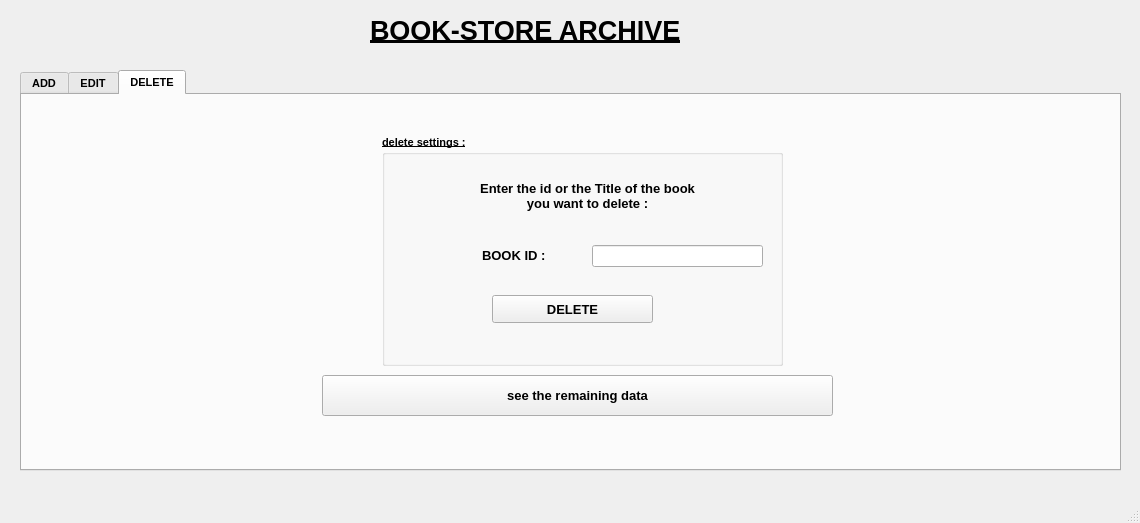
<?xml version="1.0" encoding="UTF-8"?>
<ui version="4.0">
 <class>gestion</class>
 <widget class="QMainWindow" name="gestion">
  <property name="geometry">
   <rect>
    <x>0</x>
    <y>0</y>
    <width>1140</width>
    <height>523</height>
   </rect>
  </property>
  <property name="font">
   <font>
    <pointsize>8</pointsize>
    <weight>75</weight>
    <italic>false</italic>
    <bold>true</bold>
    <underline>false</underline>
    <strikeout>false</strikeout>
   </font>
  </property>
  <property name="mouseTracking">
   <bool>false</bool>
  </property>
  <property name="windowTitle">
   <string>MainWindow</string>
  </property>
  <widget class="QWidget" name="centralwidget">
   <widget class="QLabel" name="label">
    <property name="geometry">
     <rect>
      <x>370</x>
      <y>10</y>
      <width>411</width>
      <height>41</height>
     </rect>
    </property>
    <property name="font">
     <font>
      <pointsize>20</pointsize>
      <weight>75</weight>
      <italic>false</italic>
      <bold>true</bold>
      <underline>true</underline>
      <strikeout>false</strikeout>
     </font>
    </property>
    <property name="text">
     <string>BOOK-STORE ARCHIVE</string>
    </property>
   </widget>
   <widget class="QTabWidget" name="tabWidget">
    <property name="geometry">
     <rect>
      <x>20</x>
      <y>70</y>
      <width>1101</width>
      <height>401</height>
     </rect>
    </property>
    <property name="font">
     <font>
      <pointsize>8</pointsize>
      <weight>75</weight>
      <italic>false</italic>
      <bold>true</bold>
      <underline>false</underline>
      <strikeout>false</strikeout>
     </font>
    </property>
    <property name="currentIndex">
     <number>2</number>
    </property>
    <property name="iconSize">
     <size>
      <width>16</width>
      <height>16</height>
     </size>
    </property>
    <widget class="QWidget" name="tab_3">
     <attribute name="title">
      <string>ADD</string>
     </attribute>
     <widget class="QGroupBox" name="groupBox_2">
      <property name="geometry">
       <rect>
        <x>20</x>
        <y>20</y>
        <width>1051</width>
        <height>331</height>
       </rect>
      </property>
      <property name="font">
       <font>
        <pointsize>8</pointsize>
        <weight>75</weight>
        <italic>false</italic>
        <bold>true</bold>
        <underline>true</underline>
        <strikeout>false</strikeout>
       </font>
      </property>
      <property name="title">
       <string>Add items menu :</string>
      </property>
      <widget class="QLabel" name="label_4">
       <property name="geometry">
        <rect>
         <x>20</x>
         <y>40</y>
         <width>55</width>
         <height>21</height>
        </rect>
       </property>
       <property name="font">
        <font>
         <pointsize>10</pointsize>
         <italic>false</italic>
         <underline>false</underline>
        </font>
       </property>
       <property name="text">
        <string>Title :</string>
       </property>
      </widget>
      <widget class="QLineEdit" name="lineEdit_title">
       <property name="geometry">
        <rect>
         <x>20</x>
         <y>70</y>
         <width>261</width>
         <height>22</height>
        </rect>
       </property>
       <property name="font">
        <font>
         <pointsize>8</pointsize>
         <weight>75</weight>
         <italic>false</italic>
         <bold>true</bold>
         <underline>false</underline>
         <strikeout>false</strikeout>
        </font>
       </property>
      </widget>
      <widget class="QLabel" name="label_5">
       <property name="geometry">
        <rect>
         <x>20</x>
         <y>110</y>
         <width>81</width>
         <height>21</height>
        </rect>
       </property>
       <property name="font">
        <font>
         <pointsize>10</pointsize>
         <italic>false</italic>
         <underline>false</underline>
        </font>
       </property>
       <property name="text">
        <string>Author : </string>
       </property>
      </widget>
      <widget class="QLineEdit" name="lineEdit_author">
       <property name="geometry">
        <rect>
         <x>20</x>
         <y>140</y>
         <width>261</width>
         <height>22</height>
        </rect>
       </property>
       <property name="font">
        <font>
         <pointsize>8</pointsize>
         <weight>75</weight>
         <italic>false</italic>
         <bold>true</bold>
         <underline>false</underline>
         <strikeout>false</strikeout>
        </font>
       </property>
      </widget>
      <widget class="QLabel" name="label_6">
       <property name="geometry">
        <rect>
         <x>20</x>
         <y>180</y>
         <width>101</width>
         <height>21</height>
        </rect>
       </property>
       <property name="font">
        <font>
         <pointsize>10</pointsize>
         <italic>false</italic>
         <underline>false</underline>
        </font>
       </property>
       <property name="text">
        <string>Language :</string>
       </property>
      </widget>
      <widget class="QLineEdit" name="lineEdit_languge">
       <property name="geometry">
        <rect>
         <x>20</x>
         <y>210</y>
         <width>261</width>
         <height>22</height>
        </rect>
       </property>
       <property name="font">
        <font>
         <pointsize>8</pointsize>
         <weight>75</weight>
         <italic>false</italic>
         <bold>true</bold>
         <underline>false</underline>
         <strikeout>false</strikeout>
        </font>
       </property>
      </widget>
      <widget class="QLabel" name="label_7">
       <property name="geometry">
        <rect>
         <x>20</x>
         <y>250</y>
         <width>81</width>
         <height>21</height>
        </rect>
       </property>
       <property name="font">
        <font>
         <pointsize>10</pointsize>
         <italic>false</italic>
         <underline>false</underline>
        </font>
       </property>
       <property name="text">
        <string>Edition :</string>
       </property>
      </widget>
      <widget class="QLineEdit" name="lineEdit_edition">
       <property name="geometry">
        <rect>
         <x>20</x>
         <y>280</y>
         <width>261</width>
         <height>22</height>
        </rect>
       </property>
       <property name="font">
        <font>
         <pointsize>8</pointsize>
         <weight>75</weight>
         <italic>false</italic>
         <bold>true</bold>
         <underline>false</underline>
         <strikeout>false</strikeout>
        </font>
       </property>
      </widget>
      <widget class="Line" name="line">
       <property name="geometry">
        <rect>
         <x>310</x>
         <y>40</y>
         <width>41</width>
         <height>271</height>
        </rect>
       </property>
       <property name="font">
        <font>
         <pointsize>10</pointsize>
         <italic>false</italic>
         <underline>true</underline>
        </font>
       </property>
       <property name="frameShadow">
        <enum>QFrame::Plain</enum>
       </property>
       <property name="lineWidth">
        <number>2</number>
       </property>
       <property name="orientation">
        <enum>Qt::Vertical</enum>
       </property>
      </widget>
      <widget class="QLabel" name="label_8">
       <property name="geometry">
        <rect>
         <x>380</x>
         <y>40</y>
         <width>71</width>
         <height>21</height>
        </rect>
       </property>
       <property name="font">
        <font>
         <pointsize>10</pointsize>
         <italic>false</italic>
         <underline>false</underline>
        </font>
       </property>
       <property name="text">
        <string>Genre :</string>
       </property>
      </widget>
      <widget class="QLineEdit" name="lineEdit_genre">
       <property name="geometry">
        <rect>
         <x>380</x>
         <y>70</y>
         <width>651</width>
         <height>22</height>
        </rect>
       </property>
       <property name="font">
        <font>
         <pointsize>8</pointsize>
         <weight>75</weight>
         <italic>false</italic>
         <bold>true</bold>
         <underline>false</underline>
         <strikeout>false</strikeout>
        </font>
       </property>
      </widget>
      <widget class="QLabel" name="label_9">
       <property name="geometry">
        <rect>
         <x>380</x>
         <y>110</y>
         <width>171</width>
         <height>21</height>
        </rect>
       </property>
       <property name="font">
        <font>
         <pointsize>10</pointsize>
         <italic>false</italic>
         <underline>false</underline>
        </font>
       </property>
       <property name="text">
        <string>Number of pages :</string>
       </property>
      </widget>
      <widget class="QLineEdit" name="lineEdit_nbp">
       <property name="geometry">
        <rect>
         <x>380</x>
         <y>140</y>
         <width>181</width>
         <height>22</height>
        </rect>
       </property>
       <property name="font">
        <font>
         <pointsize>8</pointsize>
         <weight>75</weight>
         <italic>false</italic>
         <bold>true</bold>
         <underline>false</underline>
         <strikeout>false</strikeout>
        </font>
       </property>
      </widget>
      <widget class="QLabel" name="label_10">
       <property name="geometry">
        <rect>
         <x>380</x>
         <y>180</y>
         <width>71</width>
         <height>21</height>
        </rect>
       </property>
       <property name="font">
        <font>
         <pointsize>10</pointsize>
         <italic>false</italic>
         <underline>false</underline>
        </font>
       </property>
       <property name="text">
        <string>Rating :</string>
       </property>
      </widget>
      <widget class="QLineEdit" name="lineEdit_rating">
       <property name="geometry">
        <rect>
         <x>380</x>
         <y>210</y>
         <width>181</width>
         <height>22</height>
        </rect>
       </property>
       <property name="font">
        <font>
         <pointsize>8</pointsize>
         <weight>75</weight>
         <italic>false</italic>
         <bold>true</bold>
         <underline>false</underline>
         <strikeout>false</strikeout>
        </font>
       </property>
      </widget>
      <widget class="QLabel" name="label_11">
       <property name="geometry">
        <rect>
         <x>380</x>
         <y>250</y>
         <width>91</width>
         <height>21</height>
        </rect>
       </property>
       <property name="font">
        <font>
         <pointsize>10</pointsize>
         <italic>false</italic>
         <underline>false</underline>
        </font>
       </property>
       <property name="text">
        <string>Book ID :</string>
       </property>
      </widget>
      <widget class="QLineEdit" name="lineEdit_bid">
       <property name="geometry">
        <rect>
         <x>380</x>
         <y>280</y>
         <width>181</width>
         <height>22</height>
        </rect>
       </property>
       <property name="font">
        <font>
         <pointsize>8</pointsize>
         <weight>75</weight>
         <italic>false</italic>
         <bold>true</bold>
         <underline>false</underline>
         <strikeout>false</strikeout>
        </font>
       </property>
      </widget>
      <widget class="QPushButton" name="pushButton_save">
       <property name="geometry">
        <rect>
         <x>720</x>
         <y>200</y>
         <width>231</width>
         <height>31</height>
        </rect>
       </property>
       <property name="font">
        <font>
         <pointsize>10</pointsize>
         <italic>false</italic>
         <underline>false</underline>
        </font>
       </property>
       <property name="text">
        <string>SAVE</string>
       </property>
      </widget>
      <widget class="QPushButton" name="pushButton_showadd">
       <property name="geometry">
        <rect>
         <x>720</x>
         <y>257</y>
         <width>231</width>
         <height>31</height>
        </rect>
       </property>
       <property name="font">
        <font>
         <pointsize>10</pointsize>
         <underline>false</underline>
        </font>
       </property>
       <property name="text">
        <string>SHOW</string>
       </property>
      </widget>
     </widget>
    </widget>
    <widget class="QWidget" name="tab_4">
     <attribute name="title">
      <string>EDIT</string>
     </attribute>
     <widget class="QGroupBox" name="groupBox_3">
      <property name="geometry">
       <rect>
        <x>20</x>
        <y>20</y>
        <width>1051</width>
        <height>331</height>
       </rect>
      </property>
      <property name="font">
       <font>
        <pointsize>8</pointsize>
        <weight>75</weight>
        <italic>false</italic>
        <bold>true</bold>
        <underline>true</underline>
        <strikeout>false</strikeout>
       </font>
      </property>
      <property name="title">
       <string>Editing Section :</string>
      </property>
      <widget class="QLabel" name="label_12">
       <property name="geometry">
        <rect>
         <x>380</x>
         <y>20</y>
         <width>241</width>
         <height>20</height>
        </rect>
       </property>
       <property name="font">
        <font>
         <pointsize>10</pointsize>
         <underline>false</underline>
        </font>
       </property>
       <property name="text">
        <string>Book ID you want to edit : </string>
       </property>
      </widget>
      <widget class="QLineEdit" name="lineEdit_eid">
       <property name="geometry">
        <rect>
         <x>422</x>
         <y>50</y>
         <width>131</width>
         <height>22</height>
        </rect>
       </property>
       <property name="font">
        <font>
         <pointsize>8</pointsize>
         <weight>75</weight>
         <italic>false</italic>
         <bold>true</bold>
         <underline>false</underline>
         <strikeout>false</strikeout>
        </font>
       </property>
      </widget>
      <widget class="QLabel" name="label_13">
       <property name="geometry">
        <rect>
         <x>50</x>
         <y>130</y>
         <width>55</width>
         <height>16</height>
        </rect>
       </property>
       <property name="font">
        <font>
         <pointsize>10</pointsize>
         <underline>true</underline>
        </font>
       </property>
       <property name="text">
        <string>Title :</string>
       </property>
      </widget>
      <widget class="QLineEdit" name="lineEdit_etitle">
       <property name="geometry">
        <rect>
         <x>130</x>
         <y>130</y>
         <width>161</width>
         <height>22</height>
        </rect>
       </property>
       <property name="font">
        <font>
         <pointsize>8</pointsize>
         <weight>75</weight>
         <italic>false</italic>
         <bold>true</bold>
         <underline>false</underline>
         <strikeout>false</strikeout>
        </font>
       </property>
      </widget>
      <widget class="QLabel" name="label_14">
       <property name="geometry">
        <rect>
         <x>30</x>
         <y>170</y>
         <width>81</width>
         <height>16</height>
        </rect>
       </property>
       <property name="font">
        <font>
         <pointsize>10</pointsize>
         <underline>false</underline>
        </font>
       </property>
       <property name="text">
        <string>Author :</string>
       </property>
      </widget>
      <widget class="QLineEdit" name="lineEdit_eauthor">
       <property name="geometry">
        <rect>
         <x>130</x>
         <y>170</y>
         <width>161</width>
         <height>22</height>
        </rect>
       </property>
       <property name="font">
        <font>
         <pointsize>8</pointsize>
         <weight>75</weight>
         <italic>false</italic>
         <bold>true</bold>
         <underline>false</underline>
         <strikeout>false</strikeout>
        </font>
       </property>
      </widget>
      <widget class="QLabel" name="label_15">
       <property name="geometry">
        <rect>
         <x>670</x>
         <y>130</y>
         <width>101</width>
         <height>21</height>
        </rect>
       </property>
       <property name="font">
        <font>
         <pointsize>10</pointsize>
         <underline>false</underline>
        </font>
       </property>
       <property name="text">
        <string>Language :</string>
       </property>
      </widget>
      <widget class="QLineEdit" name="lineEdit_elangugae">
       <property name="geometry">
        <rect>
         <x>790</x>
         <y>130</y>
         <width>141</width>
         <height>22</height>
        </rect>
       </property>
       <property name="font">
        <font>
         <pointsize>8</pointsize>
         <weight>75</weight>
         <italic>false</italic>
         <bold>true</bold>
         <underline>false</underline>
         <strikeout>false</strikeout>
        </font>
       </property>
      </widget>
      <widget class="QLabel" name="label_16">
       <property name="geometry">
        <rect>
         <x>390</x>
         <y>170</y>
         <width>81</width>
         <height>21</height>
        </rect>
       </property>
       <property name="font">
        <font>
         <pointsize>10</pointsize>
         <underline>false</underline>
        </font>
       </property>
       <property name="text">
        <string>Edition :</string>
       </property>
      </widget>
      <widget class="QLineEdit" name="lineEdit_eedition">
       <property name="geometry">
        <rect>
         <x>490</x>
         <y>170</y>
         <width>151</width>
         <height>22</height>
        </rect>
       </property>
       <property name="font">
        <font>
         <pointsize>8</pointsize>
         <weight>75</weight>
         <italic>false</italic>
         <bold>true</bold>
         <underline>false</underline>
         <strikeout>false</strikeout>
        </font>
       </property>
      </widget>
      <widget class="QLabel" name="label_17">
       <property name="geometry">
        <rect>
         <x>310</x>
         <y>130</y>
         <width>161</width>
         <height>21</height>
        </rect>
       </property>
       <property name="font">
        <font>
         <pointsize>10</pointsize>
         <underline>false</underline>
        </font>
       </property>
       <property name="text">
        <string>Number of pages :</string>
       </property>
      </widget>
      <widget class="QLineEdit" name="lineEdit_enbp">
       <property name="geometry">
        <rect>
         <x>490</x>
         <y>130</y>
         <width>151</width>
         <height>22</height>
        </rect>
       </property>
       <property name="font">
        <font>
         <pointsize>8</pointsize>
         <weight>75</weight>
         <italic>false</italic>
         <bold>true</bold>
         <underline>false</underline>
         <strikeout>false</strikeout>
        </font>
       </property>
      </widget>
      <widget class="QLabel" name="label_18">
       <property name="geometry">
        <rect>
         <x>700</x>
         <y>170</y>
         <width>81</width>
         <height>21</height>
        </rect>
       </property>
       <property name="font">
        <font>
         <pointsize>10</pointsize>
         <underline>false</underline>
        </font>
       </property>
       <property name="text">
        <string>Rating :</string>
       </property>
      </widget>
      <widget class="QLineEdit" name="lineEdit_erating">
       <property name="geometry">
        <rect>
         <x>790</x>
         <y>170</y>
         <width>141</width>
         <height>22</height>
        </rect>
       </property>
       <property name="font">
        <font>
         <pointsize>8</pointsize>
         <weight>75</weight>
         <italic>false</italic>
         <bold>true</bold>
         <underline>false</underline>
         <strikeout>false</strikeout>
        </font>
       </property>
      </widget>
      <widget class="QLabel" name="label_19">
       <property name="geometry">
        <rect>
         <x>210</x>
         <y>210</y>
         <width>71</width>
         <height>21</height>
        </rect>
       </property>
       <property name="font">
        <font>
         <pointsize>10</pointsize>
         <underline>false</underline>
        </font>
       </property>
       <property name="text">
        <string>Genre :</string>
       </property>
      </widget>
      <widget class="QLineEdit" name="lineEdit_egenre">
       <property name="geometry">
        <rect>
         <x>310</x>
         <y>210</y>
         <width>511</width>
         <height>22</height>
        </rect>
       </property>
       <property name="font">
        <font>
         <pointsize>8</pointsize>
         <weight>75</weight>
         <italic>false</italic>
         <bold>true</bold>
         <underline>false</underline>
         <strikeout>false</strikeout>
        </font>
       </property>
      </widget>
      <widget class="Line" name="line_2">
       <property name="geometry">
        <rect>
         <x>250</x>
         <y>80</y>
         <width>511</width>
         <height>20</height>
        </rect>
       </property>
       <property name="frameShadow">
        <enum>QFrame::Plain</enum>
       </property>
       <property name="lineWidth">
        <number>2</number>
       </property>
       <property name="orientation">
        <enum>Qt::Horizontal</enum>
       </property>
      </widget>
      <widget class="QPushButton" name="pushButton_edit">
       <property name="geometry">
        <rect>
         <x>230</x>
         <y>280</y>
         <width>291</width>
         <height>28</height>
        </rect>
       </property>
       <property name="font">
        <font>
         <pointsize>10</pointsize>
         <underline>false</underline>
        </font>
       </property>
       <property name="text">
        <string>EDIT</string>
       </property>
      </widget>
      <widget class="QPushButton" name="pushButton_showedit">
       <property name="geometry">
        <rect>
         <x>550</x>
         <y>277</y>
         <width>271</width>
         <height>31</height>
        </rect>
       </property>
       <property name="font">
        <font>
         <pointsize>10</pointsize>
         <underline>false</underline>
        </font>
       </property>
       <property name="text">
        <string>SHOW</string>
       </property>
      </widget>
     </widget>
    </widget>
    <widget class="QWidget" name="tab_5">
     <attribute name="title">
      <string>DELETE</string>
     </attribute>
     <widget class="QGroupBox" name="groupBox_4">
      <property name="geometry">
       <rect>
        <x>360</x>
        <y>40</y>
        <width>401</width>
        <height>231</height>
       </rect>
      </property>
      <property name="font">
       <font>
        <pointsize>8</pointsize>
        <weight>75</weight>
        <italic>false</italic>
        <bold>true</bold>
        <underline>true</underline>
        <strikeout>false</strikeout>
       </font>
      </property>
      <property name="title">
       <string>delete settings :</string>
      </property>
      <widget class="QLineEdit" name="lineEdit_dcid">
       <property name="geometry">
        <rect>
         <x>210</x>
         <y>110</y>
         <width>171</width>
         <height>22</height>
        </rect>
       </property>
       <property name="font">
        <font>
         <pointsize>8</pointsize>
         <weight>75</weight>
         <italic>false</italic>
         <bold>true</bold>
         <underline>false</underline>
         <strikeout>false</strikeout>
        </font>
       </property>
      </widget>
      <widget class="QPushButton" name="pushButton_delete">
       <property name="geometry">
        <rect>
         <x>110</x>
         <y>160</y>
         <width>161</width>
         <height>28</height>
        </rect>
       </property>
       <property name="font">
        <font>
         <pointsize>10</pointsize>
         <underline>false</underline>
        </font>
       </property>
       <property name="text">
        <string>DELETE</string>
       </property>
      </widget>
      <widget class="QLabel" name="label_21">
       <property name="geometry">
        <rect>
         <x>10</x>
         <y>40</y>
         <width>391</width>
         <height>41</height>
        </rect>
       </property>
       <property name="sizePolicy">
        <sizepolicy hsizetype="Preferred" vsizetype="Preferred">
         <horstretch>0</horstretch>
         <verstretch>0</verstretch>
        </sizepolicy>
       </property>
       <property name="font">
        <font>
         <pointsize>10</pointsize>
         <underline>false</underline>
        </font>
       </property>
       <property name="layoutDirection">
        <enum>Qt::LeftToRight</enum>
       </property>
       <property name="text">
        <string>Enter the id or the Title of the book
you want to delete :</string>
       </property>
       <property name="alignment">
        <set>Qt::AlignCenter</set>
       </property>
      </widget>
      <widget class="QLabel" name="label_20">
       <property name="geometry">
        <rect>
         <x>100</x>
         <y>110</y>
         <width>101</width>
         <height>20</height>
        </rect>
       </property>
       <property name="font">
        <font>
         <pointsize>10</pointsize>
         <underline>false</underline>
        </font>
       </property>
       <property name="text">
        <string>BOOK ID :</string>
       </property>
      </widget>
     </widget>
     <widget class="QPushButton" name="pushButto_showdelete">
      <property name="geometry">
       <rect>
        <x>300</x>
        <y>280</y>
        <width>511</width>
        <height>41</height>
       </rect>
      </property>
      <property name="font">
       <font>
        <pointsize>10</pointsize>
       </font>
      </property>
      <property name="text">
       <string>see the remaining data</string>
      </property>
     </widget>
    </widget>
   </widget>
  </widget>
  <widget class="QMenuBar" name="menubar">
   <property name="geometry">
    <rect>
     <x>0</x>
     <y>0</y>
     <width>1140</width>
     <height>26</height>
    </rect>
   </property>
  </widget>
  <widget class="QStatusBar" name="statusbar"/>
 </widget>
 <resources/>
 <connections/>
</ui>
